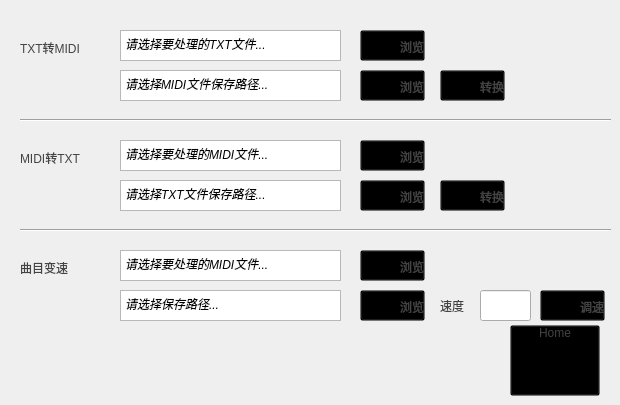
   <widget class="QWidget" name="tool_page">
    <property name="styleSheet">
     <string notr="true">#tool_page{
	background-color: qradialgradient(spread:pad, cx:0.5, cy:0.5, radius:0.537, fx:0.5, fy:0.494, stop:0.253731 rgba(255, 111, 157, 255), stop:1 rgba(255, 255, 255, 255));
border-left:1px solid lightgray;
border-right:1px solid lightgray;
border-bottom:1px solid lightgray;
border-bottom-left-radius: 20px;
border-bottom-right-radius: 20px;}</string>
    </property>
    <widget class="QPushButton" name="PBun_71">
     <property name="geometry">
      <rect>
       <x>360</x>
       <y>30</y>
       <width>65</width>
       <height>31</height>
      </rect>
     </property>
     <property name="cursor">
      <cursorShape>PointingHandCursor</cursorShape>
     </property>
     <property name="styleSheet">
      <string notr="true">image: url(:/pic/resource/search--v1.png);
image-position: left;
padding-top: 2px;
color: rgb(67, 67, 67);
font: 11pt &quot;华光淡古印_CNKI&quot;;
background:transparent;
text-align:right;</string>
     </property>
     <property name="text">
      <string>     浏览</string>
     </property>
     <property name="checkable">
      <bool>true</bool>
     </property>
     <property name="autoExclusive">
      <bool>true</bool>
     </property>
    </widget>
    <widget class="QLabel" name="lable_7">
     <property name="geometry">
      <rect>
       <x>20</x>
       <y>40</y>
       <width>100</width>
       <height>16</height>
      </rect>
     </property>
     <property name="styleSheet">
      <string notr="true">color: rgb(67, 67, 67);
font: 11pt &quot;华光淡古印_CNKI&quot;;</string>
     </property>
     <property name="text">
      <string>TXT转MIDI</string>
     </property>
    </widget>
    <widget class="QTextBrowser" name="Browser_71">
     <property name="geometry">
      <rect>
       <x>120</x>
       <y>30</y>
       <width>221</width>
       <height>31</height>
      </rect>
     </property>
     <property name="cursor" stdset="0">
      <cursorShape>ForbiddenCursor</cursorShape>
     </property>
     <property name="html">
      <string>&lt;!DOCTYPE HTML PUBLIC &quot;-//W3C//DTD HTML 4.0//EN&quot; &quot;http://www.w3.org/TR/REC-html40/strict.dtd&quot;&gt;
&lt;html&gt;&lt;head&gt;&lt;meta name=&quot;qrichtext&quot; content=&quot;1&quot; /&gt;&lt;style type=&quot;text/css&quot;&gt;
p, li { white-space: pre-wrap; }
&lt;/style&gt;&lt;/head&gt;&lt;body style=&quot; font-family:'SimSun'; font-size:9pt; font-weight:400; font-style:normal;&quot;&gt;
&lt;p style=&quot; margin-top:0px; margin-bottom:0px; margin-left:0px; margin-right:0px; -qt-block-indent:0; text-indent:0px;&quot;&gt;&lt;span style=&quot; font-style:italic;&quot;&gt;请选择要处理的TXT文件...&lt;/span&gt;&lt;/p&gt;&lt;/body&gt;&lt;/html&gt;</string>
     </property>
    </widget>
    <widget class="QLabel" name="lable_8">
     <property name="geometry">
      <rect>
       <x>20</x>
       <y>150</y>
       <width>100</width>
       <height>16</height>
      </rect>
     </property>
     <property name="styleSheet">
      <string notr="true">color: rgb(67, 67, 67);
font: 11pt &quot;华光淡古印_CNKI&quot;;</string>
     </property>
     <property name="text">
      <string>MIDI转TXT</string>
     </property>
    </widget>
    <widget class="QLabel" name="lable_9">
     <property name="geometry">
      <rect>
       <x>20</x>
       <y>260</y>
       <width>100</width>
       <height>16</height>
      </rect>
     </property>
     <property name="styleSheet">
      <string notr="true">color: rgb(67, 67, 67);
font: 11pt &quot;华光淡古印_CNKI&quot;;</string>
     </property>
     <property name="text">
      <string>曲目变速</string>
     </property>
    </widget>
    <widget class="QPushButton" name="PBun_72">
     <property name="geometry">
      <rect>
       <x>360</x>
       <y>70</y>
       <width>65</width>
       <height>31</height>
      </rect>
     </property>
     <property name="cursor">
      <cursorShape>PointingHandCursor</cursorShape>
     </property>
     <property name="styleSheet">
      <string notr="true">image: url(:/pic/resource/search--v1.png);
image-position: left;
padding-top: 2px;
color: rgb(67, 67, 67);
font: 11pt &quot;华光淡古印_CNKI&quot;;
background:transparent;
text-align:right;</string>
     </property>
     <property name="text">
      <string>浏览</string>
     </property>
     <property name="checkable">
      <bool>true</bool>
     </property>
     <property name="autoExclusive">
      <bool>true</bool>
     </property>
    </widget>
    <widget class="QTextBrowser" name="Browser_72">
     <property name="geometry">
      <rect>
       <x>120</x>
       <y>70</y>
       <width>221</width>
       <height>31</height>
      </rect>
     </property>
     <property name="cursor" stdset="0">
      <cursorShape>ForbiddenCursor</cursorShape>
     </property>
     <property name="html">
      <string>&lt;!DOCTYPE HTML PUBLIC &quot;-//W3C//DTD HTML 4.0//EN&quot; &quot;http://www.w3.org/TR/REC-html40/strict.dtd&quot;&gt;
&lt;html&gt;&lt;head&gt;&lt;meta name=&quot;qrichtext&quot; content=&quot;1&quot; /&gt;&lt;style type=&quot;text/css&quot;&gt;
p, li { white-space: pre-wrap; }
&lt;/style&gt;&lt;/head&gt;&lt;body style=&quot; font-family:'SimSun'; font-size:9pt; font-weight:400; font-style:normal;&quot;&gt;
&lt;p style=&quot; margin-top:0px; margin-bottom:0px; margin-left:0px; margin-right:0px; -qt-block-indent:0; text-indent:0px;&quot;&gt;&lt;span style=&quot; font-style:italic;&quot;&gt;请选择MIDI文件保存路径...&lt;/span&gt;&lt;/p&gt;&lt;/body&gt;&lt;/html&gt;</string>
     </property>
    </widget>
    <widget class="QPushButton" name="transform_7">
     <property name="geometry">
      <rect>
       <x>440</x>
       <y>70</y>
       <width>65</width>
       <height>31</height>
      </rect>
     </property>
     <property name="cursor">
      <cursorShape>PointingHandCursor</cursorShape>
     </property>
     <property name="styleSheet">
      <string notr="true">image: url(:/pic/resource/music-library.png);
image-position: left;
padding-top: 2px;
text-align:right;
background:transparent;
color: rgb(67, 67, 67);
font: 11pt &quot;华光淡古印_CNKI&quot;;
</string>
     </property>
     <property name="text">
      <string>转换</string>
     </property>
     <property name="checkable">
      <bool>true</bool>
     </property>
     <property name="autoExclusive">
      <bool>true</bool>
     </property>
    </widget>
    <widget class="QPushButton" name="transform_8">
     <property name="geometry">
      <rect>
       <x>440</x>
       <y>180</y>
       <width>65</width>
       <height>31</height>
      </rect>
     </property>
     <property name="cursor">
      <cursorShape>PointingHandCursor</cursorShape>
     </property>
     <property name="styleSheet">
      <string notr="true">image: url(:/pic/resource/music-library.png);
image-position: left;
padding-top: 2px;
text-align:right;
background:transparent;
color: rgb(67, 67, 67);
font: 11pt &quot;华光淡古印_CNKI&quot;;
</string>
     </property>
     <property name="text">
      <string>转换</string>
     </property>
     <property name="checkable">
      <bool>true</bool>
     </property>
     <property name="autoExclusive">
      <bool>true</bool>
     </property>
    </widget>
    <widget class="QPushButton" name="PBun_81">
     <property name="geometry">
      <rect>
       <x>360</x>
       <y>140</y>
       <width>65</width>
       <height>31</height>
      </rect>
     </property>
     <property name="cursor">
      <cursorShape>PointingHandCursor</cursorShape>
     </property>
     <property name="styleSheet">
      <string notr="true">image: url(:/pic/resource/search--v1.png);
image-position: left;
padding-top: 2px;
color: rgb(67, 67, 67);
font: 11pt &quot;华光淡古印_CNKI&quot;;
background:transparent;
text-align:right;</string>
     </property>
     <property name="text">
      <string>浏览</string>
     </property>
     <property name="checkable">
      <bool>true</bool>
     </property>
     <property name="autoExclusive">
      <bool>true</bool>
     </property>
    </widget>
    <widget class="QPushButton" name="PBun_82">
     <property name="geometry">
      <rect>
       <x>360</x>
       <y>180</y>
       <width>65</width>
       <height>31</height>
      </rect>
     </property>
     <property name="cursor">
      <cursorShape>PointingHandCursor</cursorShape>
     </property>
     <property name="styleSheet">
      <string notr="true">image: url(:/pic/resource/search--v1.png);
image-position: left;
padding-top: 2px;
color: rgb(67, 67, 67);
font: 11pt &quot;华光淡古印_CNKI&quot;;
background:transparent;
text-align:right;</string>
     </property>
     <property name="text">
      <string>浏览</string>
     </property>
     <property name="checkable">
      <bool>true</bool>
     </property>
     <property name="autoExclusive">
      <bool>true</bool>
     </property>
    </widget>
    <widget class="QTextBrowser" name="Browser_81">
     <property name="geometry">
      <rect>
       <x>120</x>
       <y>140</y>
       <width>221</width>
       <height>31</height>
      </rect>
     </property>
     <property name="cursor" stdset="0">
      <cursorShape>ForbiddenCursor</cursorShape>
     </property>
     <property name="html">
      <string>&lt;!DOCTYPE HTML PUBLIC &quot;-//W3C//DTD HTML 4.0//EN&quot; &quot;http://www.w3.org/TR/REC-html40/strict.dtd&quot;&gt;
&lt;html&gt;&lt;head&gt;&lt;meta name=&quot;qrichtext&quot; content=&quot;1&quot; /&gt;&lt;style type=&quot;text/css&quot;&gt;
p, li { white-space: pre-wrap; }
&lt;/style&gt;&lt;/head&gt;&lt;body style=&quot; font-family:'SimSun'; font-size:9pt; font-weight:400; font-style:normal;&quot;&gt;
&lt;p style=&quot; margin-top:0px; margin-bottom:0px; margin-left:0px; margin-right:0px; -qt-block-indent:0; text-indent:0px;&quot;&gt;&lt;span style=&quot; font-style:italic;&quot;&gt;请选择要处理的MIDI文件...&lt;/span&gt;&lt;/p&gt;&lt;/body&gt;&lt;/html&gt;</string>
     </property>
    </widget>
    <widget class="QTextBrowser" name="Browser_82">
     <property name="geometry">
      <rect>
       <x>120</x>
       <y>180</y>
       <width>221</width>
       <height>31</height>
      </rect>
     </property>
     <property name="cursor" stdset="0">
      <cursorShape>ForbiddenCursor</cursorShape>
     </property>
     <property name="html">
      <string>&lt;!DOCTYPE HTML PUBLIC &quot;-//W3C//DTD HTML 4.0//EN&quot; &quot;http://www.w3.org/TR/REC-html40/strict.dtd&quot;&gt;
&lt;html&gt;&lt;head&gt;&lt;meta name=&quot;qrichtext&quot; content=&quot;1&quot; /&gt;&lt;style type=&quot;text/css&quot;&gt;
p, li { white-space: pre-wrap; }
&lt;/style&gt;&lt;/head&gt;&lt;body style=&quot; font-family:'SimSun'; font-size:9pt; font-weight:400; font-style:normal;&quot;&gt;
&lt;p style=&quot; margin-top:0px; margin-bottom:0px; margin-left:0px; margin-right:0px; -qt-block-indent:0; text-indent:0px;&quot;&gt;&lt;span style=&quot; font-style:italic;&quot;&gt;请选择TXT文件保存路径...&lt;/span&gt;&lt;/p&gt;&lt;/body&gt;&lt;/html&gt;</string>
     </property>
    </widget>
    <widget class="Line" name="line">
     <property name="geometry">
      <rect>
       <x>20</x>
       <y>40</y>
       <width>591</width>
       <height>161</height>
      </rect>
     </property>
     <property name="styleSheet">
      <string notr="true"/>
     </property>
     <property name="orientation">
      <enum>Qt::Horizontal</enum>
     </property>
    </widget>
    <widget class="Line" name="line_2">
     <property name="geometry">
      <rect>
       <x>20</x>
       <y>150</y>
       <width>591</width>
       <height>161</height>
      </rect>
     </property>
     <property name="styleSheet">
      <string notr="true"/>
     </property>
     <property name="orientation">
      <enum>Qt::Horizontal</enum>
     </property>
    </widget>
    <widget class="QPushButton" name="PBun_91">
     <property name="geometry">
      <rect>
       <x>360</x>
       <y>250</y>
       <width>65</width>
       <height>31</height>
      </rect>
     </property>
     <property name="cursor">
      <cursorShape>PointingHandCursor</cursorShape>
     </property>
     <property name="styleSheet">
      <string notr="true">image: url(:/pic/resource/search--v1.png);
image-position: left;
padding-top: 2px;
color: rgb(67, 67, 67);
font: 11pt &quot;华光淡古印_CNKI&quot;;
background:transparent;
text-align:right;</string>
     </property>
     <property name="text">
      <string>浏览</string>
     </property>
     <property name="checkable">
      <bool>true</bool>
     </property>
     <property name="autoExclusive">
      <bool>true</bool>
     </property>
    </widget>
    <widget class="QTextBrowser" name="Browser_91">
     <property name="geometry">
      <rect>
       <x>120</x>
       <y>250</y>
       <width>221</width>
       <height>31</height>
      </rect>
     </property>
     <property name="cursor" stdset="0">
      <cursorShape>ForbiddenCursor</cursorShape>
     </property>
     <property name="html">
      <string>&lt;!DOCTYPE HTML PUBLIC &quot;-//W3C//DTD HTML 4.0//EN&quot; &quot;http://www.w3.org/TR/REC-html40/strict.dtd&quot;&gt;
&lt;html&gt;&lt;head&gt;&lt;meta name=&quot;qrichtext&quot; content=&quot;1&quot; /&gt;&lt;style type=&quot;text/css&quot;&gt;
p, li { white-space: pre-wrap; }
&lt;/style&gt;&lt;/head&gt;&lt;body style=&quot; font-family:'SimSun'; font-size:9pt; font-weight:400; font-style:normal;&quot;&gt;
&lt;p style=&quot; margin-top:0px; margin-bottom:0px; margin-left:0px; margin-right:0px; -qt-block-indent:0; text-indent:0px;&quot;&gt;&lt;span style=&quot; font-style:italic;&quot;&gt;请选择要处理的MIDI文件...&lt;/span&gt;&lt;/p&gt;&lt;/body&gt;&lt;/html&gt;</string>
     </property>
    </widget>
    <widget class="QPushButton" name="transform_10">
     <property name="geometry">
      <rect>
       <x>540</x>
       <y>290</y>
       <width>65</width>
       <height>31</height>
      </rect>
     </property>
     <property name="cursor">
      <cursorShape>PointingHandCursor</cursorShape>
     </property>
     <property name="styleSheet">
      <string notr="true">image: url(:/pic/resource/edit.png);
image-position: left;
padding-top: 2px;
text-align:right;
background:transparent;
color: rgb(67, 67, 67);
font: 11pt &quot;华光淡古印_CNKI&quot;;
</string>
     </property>
     <property name="text">
      <string>调速</string>
     </property>
     <property name="checkable">
      <bool>true</bool>
     </property>
     <property name="autoExclusive">
      <bool>true</bool>
     </property>
    </widget>
    <widget class="QLineEdit" name="Edit_10">
     <property name="geometry">
      <rect>
       <x>480</x>
       <y>290</y>
       <width>51</width>
       <height>31</height>
      </rect>
     </property>
     <property name="styleSheet">
      <string notr="true"/>
     </property>
     <property name="text">
      <string/>
     </property>
    </widget>
    <widget class="QLabel" name="lable_10">
     <property name="geometry">
      <rect>
       <x>440</x>
       <y>295</y>
       <width>41</width>
       <height>21</height>
      </rect>
     </property>
     <property name="styleSheet">
      <string notr="true">color: rgb(67, 67, 67);
font: 11pt &quot;华光淡古印_CNKI&quot;;
</string>
     </property>
     <property name="text">
      <string>速度</string>
     </property>
    </widget>
    <widget class="QPushButton" name="PBun_92">
     <property name="geometry">
      <rect>
       <x>360</x>
       <y>290</y>
       <width>65</width>
       <height>31</height>
      </rect>
     </property>
     <property name="cursor">
      <cursorShape>PointingHandCursor</cursorShape>
     </property>
     <property name="styleSheet">
      <string notr="true">image: url(:/pic/resource/search--v1.png);
image-position: left;
padding-top: 2px;
color: rgb(67, 67, 67);
font: 11pt &quot;华光淡古印_CNKI&quot;;
background:transparent;
text-align:right;</string>
     </property>
     <property name="text">
      <string>浏览</string>
     </property>
     <property name="checkable">
      <bool>true</bool>
     </property>
     <property name="autoExclusive">
      <bool>true</bool>
     </property>
    </widget>
    <widget class="QTextBrowser" name="Browser_92">
     <property name="geometry">
      <rect>
       <x>120</x>
       <y>290</y>
       <width>221</width>
       <height>31</height>
      </rect>
     </property>
     <property name="cursor" stdset="0">
      <cursorShape>ForbiddenCursor</cursorShape>
     </property>
     <property name="html">
      <string>&lt;!DOCTYPE HTML PUBLIC &quot;-//W3C//DTD HTML 4.0//EN&quot; &quot;http://www.w3.org/TR/REC-html40/strict.dtd&quot;&gt;
&lt;html&gt;&lt;head&gt;&lt;meta name=&quot;qrichtext&quot; content=&quot;1&quot; /&gt;&lt;style type=&quot;text/css&quot;&gt;
p, li { white-space: pre-wrap; }
&lt;/style&gt;&lt;/head&gt;&lt;body style=&quot; font-family:'SimSun'; font-size:9pt; font-weight:400; font-style:normal;&quot;&gt;
&lt;p style=&quot; margin-top:0px; margin-bottom:0px; margin-left:0px; margin-right:0px; -qt-block-indent:0; text-indent:0px;&quot;&gt;&lt;span style=&quot; font-style:italic;&quot;&gt;请选择保存路径...&lt;/span&gt;&lt;/p&gt;&lt;/body&gt;&lt;/html&gt;</string>
     </property>
    </widget>
    <widget class="QPushButton" name="BackHome_3">
     <property name="geometry">
      <rect>
       <x>510</x>
       <y>325</y>
       <width>90</width>
       <height>71</height>
      </rect>
     </property>
     <property name="cursor">
      <cursorShape>PointingHandCursor</cursorShape>
     </property>
     <property name="styleSheet">
      <string notr="true">image: url(:/pic/resource/dog-bowl.png);
background:transparent;
font: 13pt &quot;华光淡古印_CNKI&quot;;
color: rgb(67, 67, 67);
text-align:top;</string>
     </property>
     <property name="text">
      <string>Home</string>
     </property>
     <property name="checkable">
      <bool>true</bool>
     </property>
     <property name="autoExclusive">
      <bool>true</bool>
     </property>
    </widget>
    <zorder>line_2</zorder>
    <zorder>line</zorder>
    <zorder>PBun_71</zorder>
    <zorder>lable_7</zorder>
    <zorder>Browser_71</zorder>
    <zorder>lable_8</zorder>
    <zorder>lable_9</zorder>
    <zorder>PBun_72</zorder>
    <zorder>Browser_72</zorder>
    <zorder>transform_7</zorder>
    <zorder>transform_8</zorder>
    <zorder>PBun_81</zorder>
    <zorder>PBun_82</zorder>
    <zorder>Browser_81</zorder>
    <zorder>Browser_82</zorder>
    <zorder>PBun_91</zorder>
    <zorder>Browser_91</zorder>
    <zorder>transform_10</zorder>
    <zorder>Edit_10</zorder>
    <zorder>lable_10</zorder>
    <zorder>PBun_92</zorder>
    <zorder>Browser_92</zorder>
    <zorder>BackHome_3</zorder>
   </widget>
